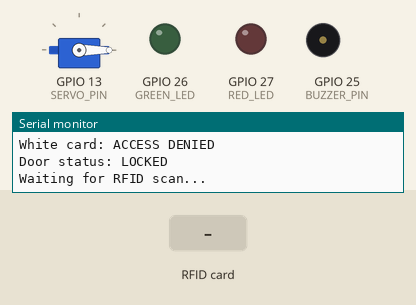
Bench run of a sketch on a simulated ESP32. On the bench: servo, output pins drawn as LEDs (lit = HIGH), buzzer (waves = sounding), the last lines printed to the serial monitor. The inputs (shaded band) are chosen by the test bench. WiFi joins after 1.5 s; servers stay silent unless stated; uploads are accepted with an empty reply.

Above: at 5.1 s.
5.2 s: RFID card 5E 7A 19 C4 held to the reader
At 5.9 s:
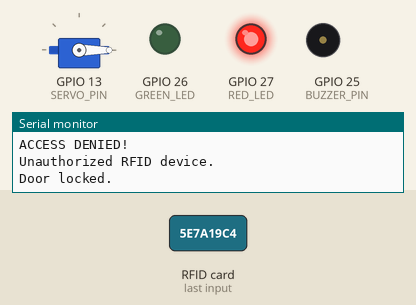
7.5 s: RFID card 2C D2 16 49 held to the reader
At 8.8 s:
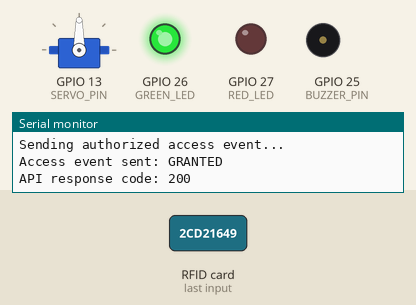
9.1 s: RFID card 5E 7A 19 C4 held to the reader
At 10.9 s:
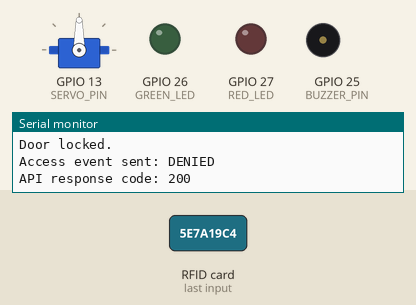
Timing chart, 0 to 13.0 s (numbered marks = the images above; inputs shaded):
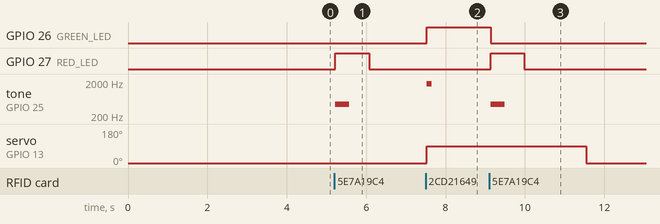

The sketch:

rfid-door.ino
```cpp
#include <SPI.h>
#include <MFRC522.h>
#include <ESP32Servo.h>
#include <WiFi.h>
#include <WiFiClientSecure.h>
#include <HTTPClient.h>

#include "config.h"

// ================================
// RFID PIN CONFIGURATION
// ================================

#define RFID_SS   5
#define RFID_RST  22
#define RFID_SCK  18
#define RFID_MISO 19
#define RFID_MOSI 23

// ================================
// OUTPUT PIN CONFIGURATION
// ================================

#define SERVO_PIN  13
#define GREEN_LED  26
#define RED_LED    27
#define BUZZER_PIN 25

// ================================
// AUTHORIZED RFID UID
// ================================

const byte AUTHORIZED_UID[] = {
  0x2C, 0xD2, 0x16, 0x49
};

const byte AUTHORIZED_UID_SIZE = sizeof(AUTHORIZED_UID);

// ================================
// DOOR CONFIGURATION
// ================================

const int LOCKED_ANGLE = 0;
const int UNLOCKED_ANGLE = 90;
const unsigned long UNLOCK_TIME_MS = 4000;
const unsigned long STATUS_INTERVAL_MS = 15000;

MFRC522 rfid(RFID_SS, RFID_RST);
Servo doorServo;

bool doorIsOpen = false;
unsigned long doorOpenedAt = 0;
unsigned long lastScanAt = 0;
unsigned long lastStatusAt = 0;

void setStatus(bool authorized) {
  digitalWrite(GREEN_LED, authorized ? HIGH : LOW);
  digitalWrite(RED_LED, authorized ? LOW : HIGH);
}

bool isAuthorizedCard() {
  if (rfid.uid.size != AUTHORIZED_UID_SIZE) {
    return false;
  }

  for (byte i = 0; i < AUTHORIZED_UID_SIZE; i++) {
    if (rfid.uid.uidByte[i] != AUTHORIZED_UID[i]) {
      return false;
    }
  }

  return true;
}

void beep(unsigned int frequency, unsigned long durationMs) {
  tone(BUZZER_PIN, frequency, durationMs);
  delay(durationMs);
  noTone(BUZZER_PIN);
}

String currentUid() {
  String uid;

  for (byte i = 0; i < rfid.uid.size; i++) {
    if (rfid.uid.uidByte[i] < 0x10) {
      uid += "0";
    }

    uid += String(rfid.uid.uidByte[i], HEX);

    if (i + 1 < rfid.uid.size) {
      uid += ":";
    }
  }

  uid.toUpperCase();
  return uid;
}

void printUID() {
  Serial.print("Card UID: ");
  Serial.println(currentUid());
}

void connectToWiFi() {
  if (WiFi.status() == WL_CONNECTED) {
    return;
  }

  Serial.print("Connecting to Wi-Fi");
  WiFi.mode(WIFI_STA);
  WiFi.begin(WIFI_SSID, WIFI_PASSWORD);

  const unsigned long startedAt = millis();

  while (WiFi.status() != WL_CONNECTED &&
         millis() - startedAt < 20000) {
    delay(500);
    Serial.print(".");
  }

  Serial.println();

  if (WiFi.status() == WL_CONNECTED) {
    Serial.println("Wi-Fi connected!");
    Serial.print("ESP32 IP address: ");
    Serial.println(WiFi.localIP());
  } else {
    Serial.println("Wi-Fi connection failed; continuing offline.");
  }
}

void sendAccessEvent(bool granted, const String& uid) {
  connectToWiFi();

  if (WiFi.status() != WL_CONNECTED) {
    Serial.println("Event not sent: Wi-Fi is disconnected.");
    return;
  }

  WiFiClientSecure client;
  client.setInsecure();
  HTTPClient http;

  if (!http.begin(client, ACCESS_EVENTS_API_URL)) {
    Serial.println("Event not sent: invalid API URL.");
    return;
  }

  http.addHeader("Content-Type", "application/json");
  http.addHeader("x-device-api-key", ESP32_API_KEY);
  http.setTimeout(3000);

  String payload = "{\"uid\":\"";
  payload += uid;
  payload += "\",\"granted\":";
  payload += (granted ? "true" : "false");
  payload += ",\"deviceId\":\"";
  payload += DEVICE_ID;
  payload += "\",\"reason\":\"";
  payload += (granted ? "Authorized RFID card" : "Unauthorized RFID card");
  payload += "\"}";

  const int responseCode = http.POST(payload);

  Serial.print("Access event sent: ");
  Serial.println(granted ? "GRANTED" : "DENIED");
  Serial.print("API response code: ");
  Serial.println(responseCode);

  if (responseCode > 0) {
    Serial.println(http.getString());
  } else {
    Serial.println("Failed to send access event.");
  }

  http.end();
}

void sendDeviceStatus() {
  connectToWiFi();

  if (WiFi.status() != WL_CONNECTED) {
    Serial.println("Device status not sent: Wi-Fi is disconnected.");
    return;
  }

  WiFiClientSecure client;
  client.setInsecure();
  HTTPClient http;

  if (!http.begin(client, DEVICE_STATUS_API_URL)) {
    Serial.println("Device status not sent: invalid API URL.");
    return;
  }

  http.addHeader("Content-Type", "application/json");
  http.addHeader("x-device-api-key", ESP32_API_KEY);
  http.setTimeout(3000);

  String payload = "{\"deviceId\":\"";
  payload += DEVICE_ID;
  payload += "\",\"doorOpen\":";
  payload += (doorIsOpen ? "true" : "false");
  payload += ",\"wifiRssi\":";
  payload += String(WiFi.RSSI());
  payload += ",\"ipAddress\":\"";
  payload += WiFi.localIP().toString();
  payload += "\"}";

  const int responseCode = http.POST(payload);
  Serial.print("Device status response code: ");
  Serial.println(responseCode);
  if (responseCode > 0) {
    Serial.print("Device status response: ");
    Serial.println(http.getString());
  } else {
    Serial.print("Device status request failed: ");
    Serial.println(http.errorToString(responseCode));
  }
  http.end();
}

void setup() {
  Serial.begin(9600);
  delay(2000);

  Serial.println();
  Serial.println("================================");
  Serial.println(" ESP32 RFID DOOR ACCESS SYSTEM ");
  Serial.println("================================");

  pinMode(GREEN_LED, OUTPUT);
  pinMode(RED_LED, OUTPUT);
  pinMode(BUZZER_PIN, OUTPUT);

  digitalWrite(GREEN_LED, LOW);
  digitalWrite(RED_LED, LOW);

  doorServo.setPeriodHertz(50);
  doorServo.attach(SERVO_PIN, 500, 2400);
  doorServo.write(LOCKED_ANGLE);

  SPI.begin(RFID_SCK, RFID_MISO, RFID_MOSI, RFID_SS);
  rfid.PCD_Init();

  connectToWiFi();
  sendDeviceStatus();
  lastStatusAt = millis();

  Serial.println("RC522 initialized!");
  Serial.println("Authorized device: BLUE KEY FOB");
  Serial.println("White card: ACCESS DENIED");
  Serial.println("Door status: LOCKED");
  Serial.println("Waiting for RFID scan...");
}

void loop() {
  if (millis() - lastStatusAt >= STATUS_INTERVAL_MS) {
    lastStatusAt = millis();
    sendDeviceStatus();
  }

  if (doorIsOpen &&
      millis() - doorOpenedAt >= UNLOCK_TIME_MS) {
    doorServo.write(LOCKED_ANGLE);
    doorIsOpen = false;
    digitalWrite(GREEN_LED, LOW);
    Serial.println("AUTO-LOCK: Door locked again.");
    sendDeviceStatus();
  }

  if (!rfid.PICC_IsNewCardPresent()) {
    return;
  }

  if (!rfid.PICC_ReadCardSerial()) {
    return;
  }

  if (millis() - lastScanAt < 700) {
    rfid.PICC_HaltA();
    rfid.PCD_StopCrypto1();
    return;
  }

  lastScanAt = millis();
  const String uid = currentUid();
  printUID();
  rfid.PICC_HaltA();
  rfid.PCD_StopCrypto1();

  if (isAuthorizedCard()) {
    Serial.println("ACCESS GRANTED!");
    Serial.println("Blue key fob recognized.");
    Serial.println("Door unlocked.");

    setStatus(true);
    doorServo.write(UNLOCKED_ANGLE);
    doorIsOpen = true;
    doorOpenedAt = millis();
    beep(1800, 120);
    sendDeviceStatus();
    Serial.println("Sending authorized access event...");
    sendAccessEvent(true, uid);
  } else {
    Serial.println("ACCESS DENIED!");
    Serial.println("Unauthorized RFID device.");
    Serial.println("Door locked.");

    setStatus(false);
    beep(450, 350);
    delay(500);
    digitalWrite(RED_LED, LOW);
    sendAccessEvent(false, uid);
  }

}
```

config.example.h
```cpp
#pragma once

#define WIFI_SSID "YOUR_WIFI_NAME"
#define WIFI_PASSWORD "YOUR_WIFI_PASSWORD"

// Use host.wokwi.internal for Wokwi or your computer's LAN IP for a physical ESP32.
#define ACCESS_EVENTS_API_URL "http://host.wokwi.internal:3000/api/access-events"
#define DEVICE_STATUS_API_URL "http://host.wokwi.internal:3000/api/device-status"

// This must exactly match ESP32_API_KEY in the Next.js environment file.
#define ESP32_API_KEY "PASTE_YOUR_ESP32_API_KEY_HERE"
#define DEVICE_ID "esp32-door-01"
```

Measured:
- after the input at 5.2 s, GPIO 27 (RED_LED): LOW → HIGH at once, → LOW 0.85 s later; tone on GPIO 25 (BUZZER_PIN): silent → 450 Hz at once, → silent 0.35 s later
- after the input at 7.5 s, GPIO 26 (GREEN_LED): LOW → HIGH at once; tone on GPIO 25 (BUZZER_PIN): silent → 1800 Hz at once, → silent 0.12 s later; servo on GPIO 13 (SERVO_PIN): 0° → 90° at once
- after the input at 9.1 s, GPIO 26 (GREEN_LED): HIGH → LOW after 0.04 s instead of 2.4 s; GPIO 27 (RED_LED): LOW → HIGH at once, → LOW 0.85 s later; tone on GPIO 25 (BUZZER_PIN): silent → 450 Hz at once, → silent 0.35 s later
